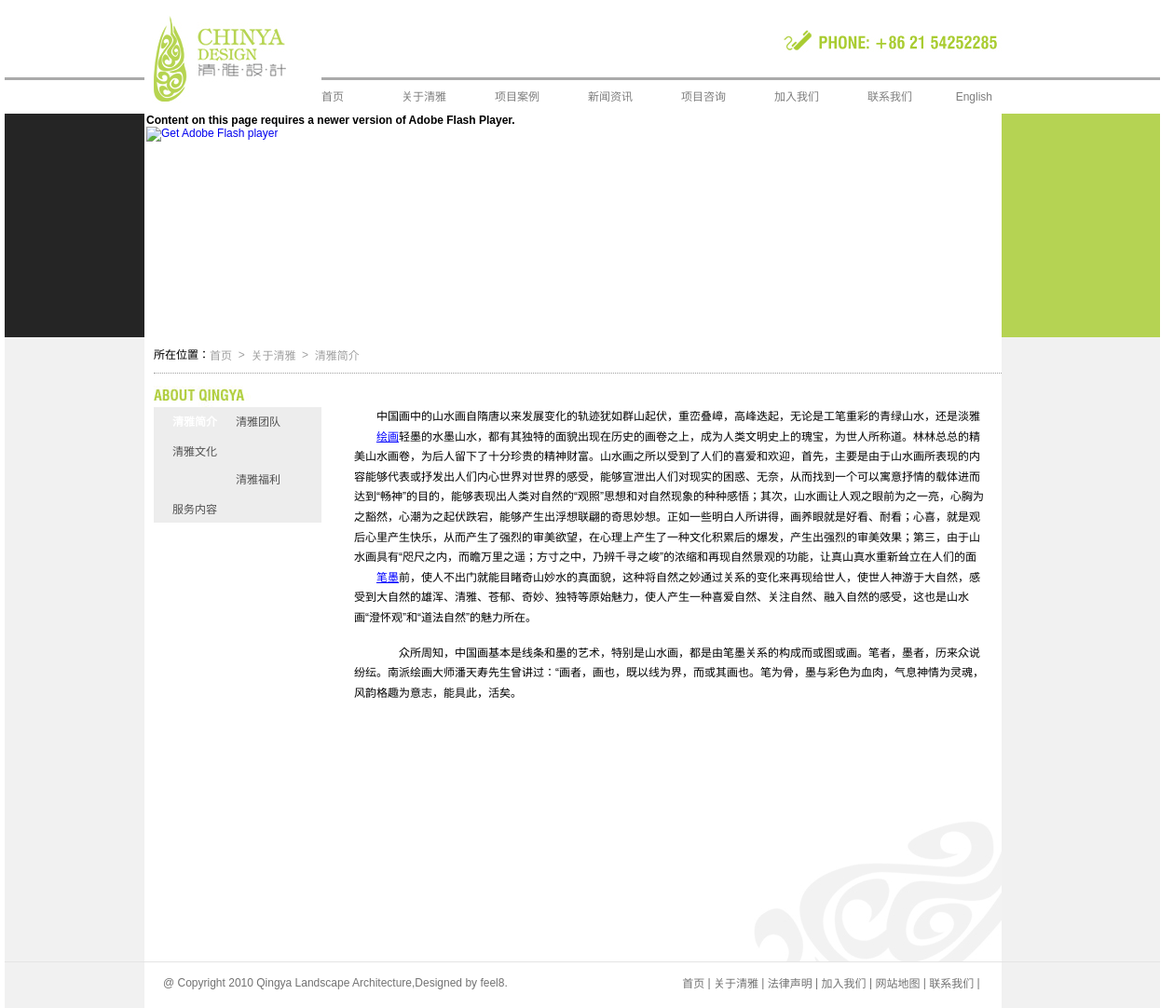
The app's page /index.php/main/elegant/2/1 with its own data.
### tables this page shows
CREATE TABLE `serviceroot` (
  `id` bigint(20) NOT NULL AUTO_INCREMENT,
  `rootname` varchar(200) DEFAULT NULL,
  `rootorder` bigint(20) DEFAULT NULL,
  PRIMARY KEY (`id`)
);

CREATE TABLE `servicecat` (
  `id` bigint(20) NOT NULL AUTO_INCREMENT,
  `catname` varchar(200) DEFAULT NULL,
  `rootid` bigint(20) DEFAULT NULL,
  `catdesc` text,
  `catorder` bigint(20) DEFAULT NULL,
  PRIMARY KEY (`id`)
);

### system/application/controllers/main.php (called while the page is built, shortened)
<?php
class Main extends Controller {
	var $methodName;
	function elegant($rid, $catid = 2, $offset = 0) {
		$data = array ();
		$data ["catmenu"] = $this->getServiceCat ( $rid );
		$data ["selectcat"] = $catid;
		$data ["content"] = $this->getServiceCatByID ( $catid );
		$this->executeFrame ( $data, $rid );
		$this->showView ( $data, "elegant" );
	}
	function getServiceCatByID($catid) {
		$this->db->order_by ( "catorder" );
		$result = $this->db->get_where ( "servicecat", array ("id" => $catid ) );
		return $result->result_array ();
	}
	function getServiceCat($rid) {
		$this->db->order_by ( "catorder" );
		$result = $this->db->get_where ( "servicecat", array ("rootid" => $rid ) );
		return $result->result_array ();
	}
	function executeFrame(&$data, $rid) {
		$data ["nav"] = $this->getRootNav ();
	}
	function getRootNav() {
		$this->db->order_by ( "rootorder" );
		$this->db->where ( "id < ", 8 );
		$result = $this->db->get ( "serviceroot" );
		return $result->result_array ();
	}
	function showView($data, $viewName = null) {
		$this->load->view ( "header", $data );
		$this->load->view ( "ad", $data );
		if (! $viewName) {
			$this->load->view ( $this->methodName, $data );
		} else {
			$this->load->view ( $viewName, $data );
		}
		$this->load->view ( "footer", $data );
	}
}
?>

### system/codeigniter/CodeIgniter.php (called while the page is built, shortened)
<?php  if ( ! defined('BASEPATH')) exit('No direct script access allowed');
$EXT =& load_class('Hooks');
$EXT->_call_hook('pre_system');
$URI =& load_class('URI');
$RTR =& load_class('Router');
$method = $RTR->fetch_method();
$EXT->_call_hook('pre_controller');
$CI = new $class();
if ($RTR->scaffolding_request === TRUE)
{
	if ($EXT->_call_hook('scaffolding_override') === FALSE)
	{
		$CI->_ci_scaffolding();
	}
}
else
{
	if (method_exists($CI, '_remap'))
	{
		$CI->_remap($method);
	}
	else
	{
		call_user_func_array(array(&$CI, $method), array_slice($URI->rsegments, 2));
	}
}

### index.php (called while the page is built, shortened)
<?php
require_once BASEPATH.'codeigniter/CodeIgniter'.EXT;

### system/application/views/elegant.php (the view, shortened to what this page needs)
<div id="content">
<div id="info">
<?php foreach($root as $entry): $rootid = $entry["id"];?>
<div id="adnav">
<span style="color:black;">所在位置：</span>
<a href="index.php/main/index">首页</a>
<span>&nbsp;&nbsp;&gt;&nbsp;&nbsp;</span>
<a href="index.php/main/elegant/<?php echo $rootid ?>/1"><?php echo $entry["rootname"] ?></a>
<span>&nbsp;&nbsp;&gt;&nbsp;&nbsp;</span>
<a href="index.php/main/elegant/<?php echo $rootid ?>/<?php echo $selectcat ?>">
<?php foreach($content as $catitem):?>
<?php echo $catitem["catname"] ?>
<?php endforeach;?>
</a>
</div>
<?php endforeach;?>
<div id="leftbar">
<dl>
<dt><a href="index.php/main/elegant/<?php echo $rootid ?>/<?php echo $selectcat ?>"><img src="images/0<?php echo $rootid ?>.jpg"/></a>
</dt>
<dd>
<ul>
<?php foreach ($catmenu as $citem):?>
<?php if($selectcat == $citem["id"]){?>
<li class="activeli"><a href="index.php/main/elegant/<?php echo $rootid ?>/<?php echo $citem["id"] ?>" class="active"><?php echo $citem["catname"] ?></a></li>
<?php }else{?>
<li class="deactiveli"><a href="index.php/main/elegant/<?php echo $rootid ?>/<?php echo $citem["id"] ?>" class="deactive"><?php echo $citem["catname"] ?></a></li>
<?php }?>
<?php endforeach;?>
</ul>
</dd>
</dl>
</div>
<div id="rightbar">
<?php if($selectcat != 2){?>
<?php foreach($content as $citem):?>
<?php echo $citem["catdesc"] ?>
<?php endforeach;?>
<?php }?>
</div>
</div>
</div>

### css/site.css (style rules this page uses)
body { margin:0 auto; padding:0; width:1250px;font-family:Tahoma, Geneva, sans-serif; font-size:12px; }
img { border:0; padding:0; margin:0; }
h1,h2,h3,h4,h5,h6,div { border:0; margin:0; padding:0; }
ul,dl,dd,dt { padding:0; margin:0; list-style:none; border:0; }
li { list-style:none; padding:0; margin:0; border:none; }
a { font-size:12px; text-decoration:none; display:block; float:left; }
p { margin:0; padding:0; border:none; }
span { float:left; line-height:1.8em; }
#content { width:920px; float:left;padding-left:150px; padding-right:170px; background-color:#f1f1f1; }
#info { float:left; background-color:#fff; min-height:500px; width:910px; padding-left:10px; }
#adnav { width:100%; float:left; border-bottom:dotted 1px #A0A0A0; height:28px; padding-top:10px; }
#adnav a { color:#A0A0A0; line-height:1.8em; }
#adnav span { color:#A0A0A0; line-height:1.6em; }
#leftbar { width:180px; float:left; margin-top:5px; }
#leftbar ul .activeli { width:180px; background-image:url(../images/button_03.jpg); height:31px; }
#leftbar ul .deactiveli { width:180px; background-image:url(../images/button_02.jpg); height:31px; }
#leftbar ul li .active { margin-left:20px; color:#FFF; font-weight:700;line-height:2.7em; }
#leftbar ul li .deactive { margin-left:20px; color:#505050; line-height:2.7em; }
#rightbar { font-size:12px; line-height:1.8em; width:680px; float:right; padding-top:36px; padding-right:15px; padding-bottom:60px; }

### records on screen
serviceroot: rootname "关于清雅"
servicecat: catname "清雅简介", catdesc "中国画中的山水画自隋唐以来发展变化的轨迹犹如群山起伏，重峦叠嶂，高峰迭起，无论是工笔重彩的青绿山水，还是淡雅轻墨的水墨山水，都有其独特的面貌出现在历史的画卷之上，成为人类 绘画 文明史上的瑰宝，为世人所称道。林林总总的精美山水画卷，为后人留下了十分珍贵的精神财富。山水画之所以受到了人们的喜爱和欢迎，首先，主要是由于山水画所表现的内容能够代表或抒发出人们内心世界对世界的感受，能够宣泄出人们对现实的困惑、无奈，从而找到一个可以寓意抒情的载体进而达到“畅神”的目的，能够表现出人类对自然的“观照”思想和对自然现象的种种感悟；其次，山水画让人观之眼前为之一亮，心胸为之豁然，心潮为之起伏跌宕，能够产生出浮想联翩的奇思妙想。正如一些明白人所讲得，画养眼就是好看、耐看；心喜，就是观后心里产生快乐，从而产生了强烈的审美欲望，在心理上产生了一种文化积累后的爆发，产生出强烈的审美效果；第三，由于山水画具有“咫尺之内，而瞻万里之遥；方寸之中，乃辨千寻之峻”的浓缩和再现自然景观的功能，让真山真水重新耸立在人们的面前，使人不出门就能目睹奇山妙水的真面貌，这种将自然之妙通过 笔墨 关系的变化来再现给世人，使世人神游于大自然，感受到大自然的雄浑、清雅、苍郁、奇妙、独特等原始魅力，使人产生一种喜爱自然、关注自然、融入自然的感受，这也是山水画“澄怀观”和“道法自然”的魅力所在。…"
servicecat: catname "清雅团队"
servicecat: catname "清雅文化"
servicecat: catname "清雅福利"
servicecat: catname "服务内容"
